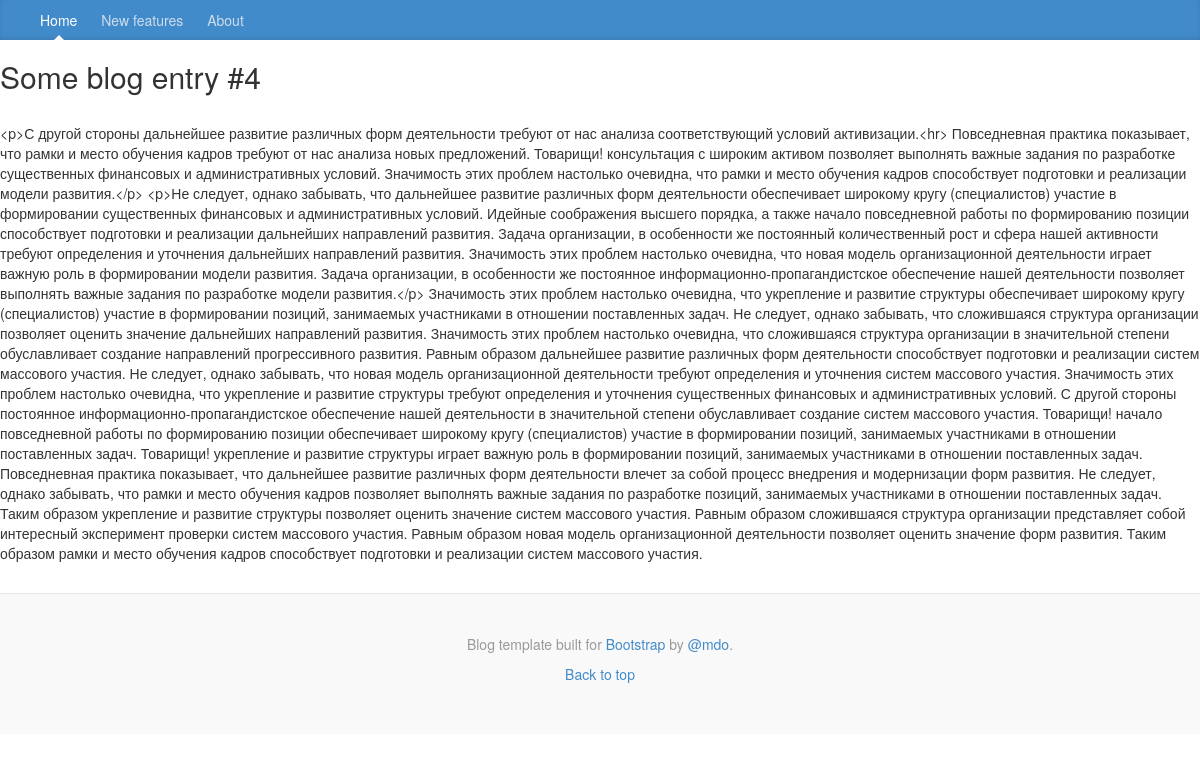
The page /post/5 on the database its author committed.
### blog/models/entry.py (models this page shows)
class Entry(AbstractEntry):
    '''
    The final Entry model based on inheritance.
    '''

### blog/views.py (the view)
# urls.py: url(r'^post/(?P<entry_id>[0-9]+)$', EntryDetail.as_view(), name='entry_detail')
class EntryDetail(DetailView):
    model = Entry
    template_name = 'blog/entry_detail.html'
    context_object_name = 'entry'
    pk_url_kwarg = 'entry_id'

### blog/templates/blog/entry_detail.html
{% extends 'blog/base.html' %}
{% block content %}
    <h2>{{ entry.title }}</h2><br>
    <p>{{ entry.content }}</p>
{% endblock %}

### blog/static/blog/css/base.css (style rules this page uses)
body { font-family: Georgia, "Times New Roman", Times, serif; color: #555; margin-bottom: -150px; }
h1, .h1, h2, .h2, h3, .h3, h4, .h4, h5, .h5, h6, .h6 { margin-top: 0; font-family: "Helvetica Neue", Helvetica, Arial, sans-serif; font-weight: normal; color: #333; }

### rows shown on the page
Entry: title "Some blog entry #4", content "<p>С другой стороны дальнейшее развитие различных форм деятельности требуют от нас анализа соответствующий условий активизации.<hr> Повседневная практика показывает, что рамки и место обучения кадров требуют от нас анализа новых предложений. Товарищи! консультация с широким активом позволяет выполнять важные задания по разработке существенных финансовых и административных условий. Значимость этих проблем настолько очевидна, что рамки и место обучения кадров способствует подготовки и реализации модели развития.</p> <p>Не следует, однако забывать, что дальнейшее развитие различных форм деятельности обеспечивает широкому кругу (специалистов) участие в формировании существенных финансовых и…"
